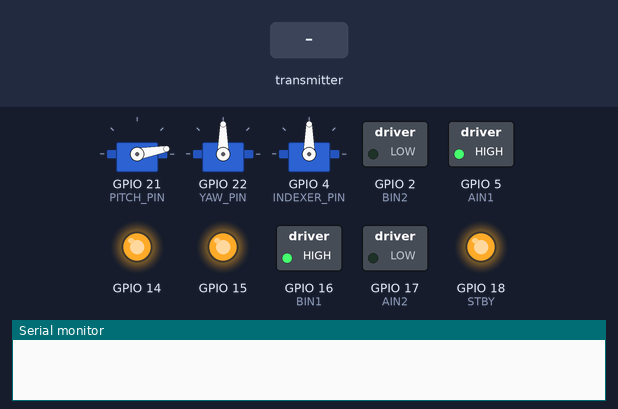
A program run on a simulated ESP32. Parts: 3 × servo, switched loads named in the program (green lamp = pin HIGH), output pins drawn as LEDs (lit = HIGH), the last lines printed to the serial monitor. The inputs (shaded band) are chosen by the test bench.

Above: at 1.2 s.
1.3 s: the transmitter starts sending upState = 1
At 1.75 s:
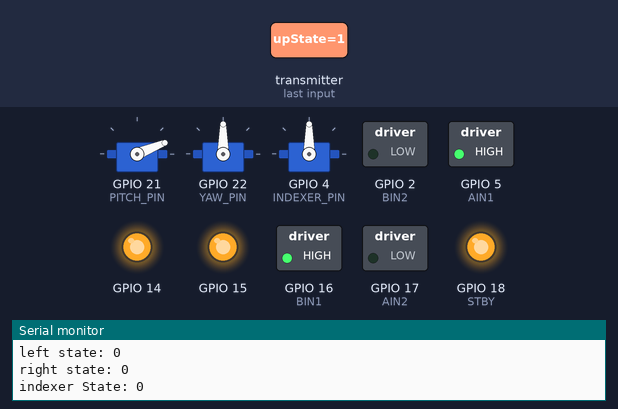
At 2.35 s:
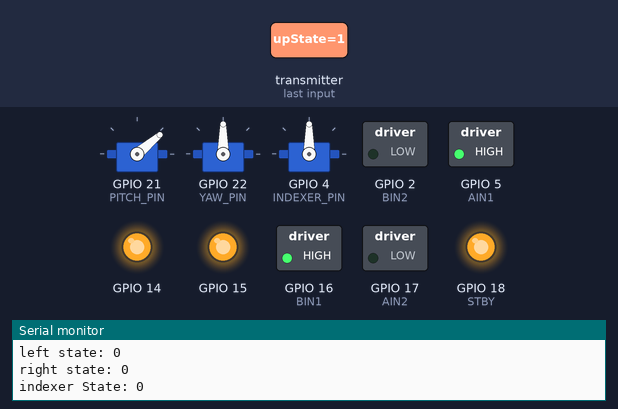
4.3 s: the transmitter starts sending rightState = 1
At 8.0 s:
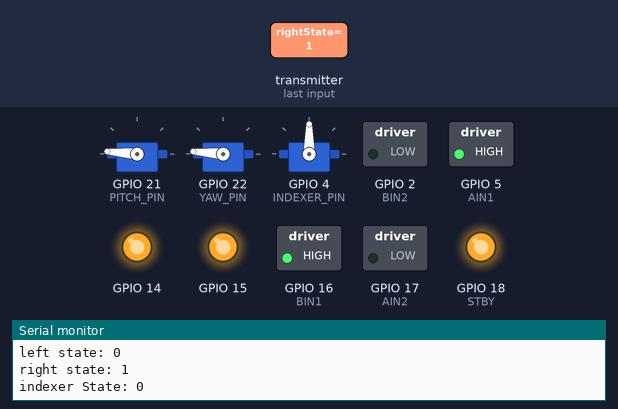
Timing chart, 0 to 9.5 s (numbered marks = the images above; inputs shaded):
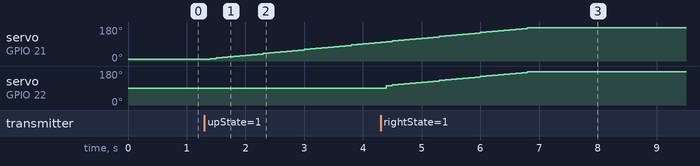

The program:

main.cpp
```cpp
#include <WiFi.h>
#include <Arduino.h>
#include <esp_now.h>
#include <ESP32Servo.h>

const int MAX_DEGREES = 175;
const int WAIT_TIME_MSEC = 100;
const int INDEXER_WAIT_TIME_MSEC = 5000;
const int NUM_CHUTES = 4;
const int INDEXER_START_POS_DEG = 32;

const int AIN1 = 5;
const int AIN2 = 17;
const int BIN1 = 16;
const int BIN2 = 2;
const int PWMA = 14;
const int PWMB = 15;
const int STBY = 18;
const int PITCH_PIN = 21; // green
const int YAW_PIN = 22; // orange
const int INDEXER_PIN = 4; // black

typedef struct payload {
  uint8_t upState;
  uint8_t downState;
  uint8_t rightState;
  uint8_t leftState;
  uint8_t indexerState;
} Payload;

Payload payload;

// -----------
// SERVO STRUCT
// -----------
struct ServoState {
  Servo servo;
  int pin;
  int currentAngle; // current angle pos.
  int waitTime; // to avoid moving infinitely inside loop() in miliseconds
  unsigned long lastMoveTime; // timestamp to hold the most recent time the servo moved
};

ServoState PitchServo;
ServoState YawServo;
ServoState IndexerServo;

// CALLBACK FUNCTION
void onDataRecv(const esp_now_recv_info *recv_info, const uint8_t *incomingData, int len) {
  memcpy(&payload, incomingData, sizeof(payload));
  Serial.print("Bytes received: ");
  Serial.println(len);
  Serial.print("up state: ");
  Serial.println(payload.upState);
  Serial.print("down state: ");
  Serial.println(payload.downState);
  Serial.print("left state: ");
  Serial.println(payload.leftState);
  Serial.print("right state: ");
  Serial.println(payload.rightState);
  Serial.print("indexer State: ");
  Serial.println(payload.indexerState);
  Serial.println();
}

void setup() {
  Serial.begin(115200);
  WiFi.mode(WIFI_STA);
  if (esp_now_init() != ESP_OK) return;
  esp_now_register_recv_cb(onDataRecv);

  // motor driver pinmodes
  pinMode(STBY, OUTPUT);
  pinMode(AIN1, OUTPUT);
  pinMode(AIN2, OUTPUT);
  pinMode(BIN1, OUTPUT);
  pinMode(BIN2, OUTPUT);

  // allocate timers for each component that has PWM control for servos
  // ESP32PWM is part of the servo.h api
  ESP32PWM::allocateTimer(0);
  ESP32PWM::allocateTimer(1);

  // setup servos
  PitchServo.servo.setPeriodHertz(50);
  // (PIN,MIN MU, MAX MU)
  PitchServo.servo.attach(PITCH_PIN, 500, 2500);
  PitchServo.lastMoveTime = 0;
  PitchServo.currentAngle = 10;
  PitchServo.waitTime = WAIT_TIME_MSEC;
  PitchServo.servo.write(PitchServo.currentAngle);

  YawServo.servo.setPeriodHertz(50);
  YawServo.servo.attach(YAW_PIN, 700, 2500);
  YawServo.waitTime = WAIT_TIME_MSEC;
  YawServo.lastMoveTime = 0;
  YawServo.currentAngle = 100;

  IndexerServo.servo.setPeriodHertz(50);
  IndexerServo.servo.attach(INDEXER_PIN, 500, 2400);
  IndexerServo.waitTime = INDEXER_WAIT_TIME_MSEC;
  IndexerServo.lastMoveTime = 0;
  IndexerServo.currentAngle = INDEXER_START_POS_DEG;
  // dc motor setup
  ledcAttachChannel(PWMA, 4000, 8, 4);
  ledcAttachChannel(PWMB, 4000, 8, 5);

  // wake up the standby chip on the motor driver
  digitalWrite(STBY, HIGH);

  // Set Direction for Motor A
  digitalWrite(AIN1, HIGH);
  digitalWrite(AIN2, LOW);

  // Set Direction for Motor B
  digitalWrite(BIN1, HIGH);
  digitalWrite(BIN2, LOW);

  // Set initial speed (0-255)
  ledcWrite(PWMA, 255);
  ledcWrite(PWMB, 255);
}

int indexerPos = 0;
bool lastIndexerState = false;
void loop() {

  // first check if two buttons are pressed at the same time
  if (payload.upState && payload.downState) {
    // since loop() is a function within an implicit while(true)
    return;
  } else if(payload.rightState && payload.leftState) {
    // since loop() is a function within an implicit while(true)
    return;
  }

  // check time elapsed
  unsigned long currentTime = millis();
  // if the time elapsed has been long enough, move the motor
  // without delay() this will get checked 50000 times
  if (currentTime - PitchServo.lastMoveTime >= PitchServo.waitTime) {
    if (payload.upState) {
      if (PitchServo.currentAngle >= MAX_DEGREES) {
        // hit 180 degree limit, stop
        return;
      } else {
        PitchServo.currentAngle += 3;
      }
      PitchServo.servo.write(PitchServo.currentAngle);
    } else if (payload.downState) {
      if (PitchServo.currentAngle <= 0) {
        return;
      } else {
        PitchServo.currentAngle -= 3;
      }
      PitchServo.servo.write(PitchServo.currentAngle);
    }
    // update the time the motor moved at
    PitchServo.lastMoveTime = currentTime;
  }
  // if the time elapsed has been long enough, move the motor
  // without delay() this will get checked 50000 times
  if (currentTime - YawServo.lastMoveTime >= YawServo.waitTime) {
    if (payload.rightState) {
      if (YawServo.currentAngle >= MAX_DEGREES) {
        // hit 180 degree limit, stop
        return;
      } else {
        YawServo.currentAngle += 3;
      }
      YawServo.servo.write(YawServo.currentAngle);
    } else if (payload.leftState) {
      if (YawServo.currentAngle <= 0) {
        return;
      } else {
        YawServo.currentAngle -= 3;
      }
      YawServo.servo.write(YawServo.currentAngle);
    }
    // update the time the motor moved at
    YawServo.lastMoveTime = currentTime;
  }

  // indexer control
  // only move servo if the last state was false
  if (payload.indexerState && lastIndexerState == false) {
      indexerPos++;
      if (indexerPos > NUM_CHUTES) {
        // reset to starting pos
        IndexerServo.currentAngle = INDEXER_START_POS_DEG;
        indexerPos = 0;
      } else {
        // gear ratio is 2:1 (driven gear:driver gear)
        IndexerServo.currentAngle += 36; // 72 / 2
      }
      // input angle to servo
      IndexerServo.servo.write(IndexerServo.currentAngle);
      delay(50);

  }
  // update the indexer state from the packet
  lastIndexerState = payload.indexerState;
  // calling delay() will block all background processes to do with
  // ESP-NOW wifi coms, DO NOT WRITE DELAY HERE
}
```

Measured:
- after the input at 1.3 s, servo on GPIO 21 (PITCH_PIN): moves from 10° to 97° over 2.8 s, starting after 0.10 s
- after the input at 4.3 s, servo on GPIO 22 (YAW_PIN): moves from 90° to 175° over 2.4 s, starting after 0.10 s
